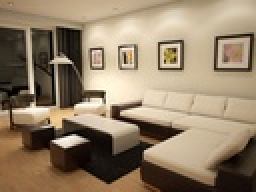
%> input picture AC_segmentation/salon.jpg, 128 x 96 px, shrunk from 680 x 510 before the run (shown 2 times larger)
$ octave AC_segmentation_color.m   (GNU Octave 9; MATLAB toolbox functions it lacks are replaced by stand-ins)
%> lines starting %> are read from the running program, lines starting %| are printed output that depends on the picture
### AC_segmentation/Mlaplacien2.m
function [a0,M,N] = Mlaplacien2(n,order)
%approximation compacte de '-Delta' a l'ordre 4 + neumann homog�ne
% n : nombre de discr�tisation en espace
    h=1/(n+1);

if order == 4
    M=eye(n+2,n+2)+1/10*diag(ones(n+1,1),1)+1/10*diag(ones(n+1,1),-1);
    M=sparse(M);

    N=(-12/5*eye(n+2,n+2)+6/5*diag(ones(n+1,1),1)+6/5*diag(ones(n+1,1),-1));
    N(1,1)=-2681/480;
    N(1,2)=23/3;
    N(1,3)=-113/40;
    N(1,4)=13/15;
    N(1,5)=-59/480;
    N(end,end)=N(1,1);
    N(end,end-1)=N(1,2);
    N(end,end-2)=N(1,3);
    N(end,end-3)=N(1,4);
    N(end,end-4)=N(1,5);
    N=-N/(h^2);
    a0=33/(40*h*h);
else
    M=speye(n+2,n+2);
    N=2*sparse(eye(n+2,n+2))-diag(ones(n+1,1),1)-diag(ones(n+1,1),-1);
    N(1,1)=1; N(end,end)=1;
    N=N./(h^2);
    a0=1;


    A=sparse(diag(-2*ones(n+2,1))+diag(ones(n+1,1),1)+diag(ones(n+1,1),-1));
    A(1,2)=2; A(end,end-1)=2;
    N=-A./(h^2);
end

### AC_segmentation/fig_placier.m
function [] = fig_placier

% fig_placier; (ex position.m)
% Ce programme positionne les figures presentes dans l'ecran
%
% GGB 27-03-99, 2h12
% modif 16-08-2000 : tout ecran, autant de figures qu'il y en a
% adapt. s.felix, 2004.10
% modified 30-10-04 for pbg4 with screen 1280x854

set(0,'Units','normalized')
%Screen = get(0,'ScreenSize');
xyratio=0.6672;
Screen=[0 0 xyratio 1];

% quelles figures sont ouvertes ?
if nargin<3 fenetres = sort(get(0,'children')); end

% combien de lignes, combien de colonnes pour les repartir ?
n_fig = length(fenetres);
if n_fig <= 6 nfigrow = 2;
else nfigrow = ceil(sqrt(n_fig));
end
nfigcol = ceil(n_fig/nfigrow);

% l'ordre de "fenetres" est modifie pour que les figures soit disposees "dans l'ordre"
for k = 1:nfigrow-1
fenetres((k-1)*nfigcol+1:nfigcol+(k-1)*nfigcol) = fenetres(nfigcol+(k-1)*nfigcol:-1:(k-1)*nfigcol+1);
end
fenetres((nfigrow-1)*nfigcol+1:length(fenetres)) = fenetres(length(fenetres):-1:(nfigrow-1)*nfigcol+1);

% vecteur des positions
% Corrections pour ne pas que la fenetre sorte de l'ecran faite manuellement (_o_)
border = 0;
header = 0.09;
xoffset = 0; % offset 淌 partir de la gauche
yoffset = 0.0; % ofset 淌 partir du bas

hspace = Screen(3)/100;
vspace = Screen(4)/100;

WinWd = (Screen(3)-xoffset)/nfigcol-2*(border+hspace);
WinHt = (Screen(4)-yoffset)/nfigrow-(header+2*vspace);

for k = 1:n_fig
x = xyratio-(rem(k-1,nfigcol)+1)*(WinWd+2*border+hspace);
y = 1-((1+floor((k-1)/nfigcol))*(WinHt+2*border+vspace+header));
pos = [x y WinWd WinHt];
set(fenetres(k),'Units','normalized')
figure(fenetres(k));
set(fenetres(k),'Position',pos);
end

### AC_segmentation/AC_segmentation_color.m
clc;
clear all;
close all;

%% *** OPTIONS ************************************************************
film='no';

%% *** STABILITY DATA *****************************************************
ddt=10^-5;
epsilon=0.01;
tau=50;
itermax=100;
lambda=75000;

%% *** TRAITEMENT DE L'IMAGE **********************************************
% lecture de l'image
image='salon.jpg';
RGB = imread(image);
%> RGB is the input picture: size 96x128x3 uint8; mean R, G, B 146.5, 128, 104.1
N=min(size(RGB(:,:,1)));
%> N = 96
RGB=RGB(1:N,1:N,1:3);
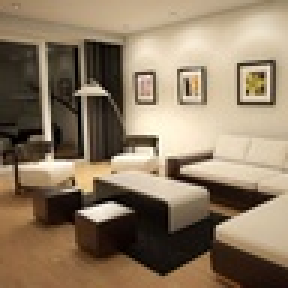
%> RGB: size 96x96x3 uint8 (shown 3 times larger); mean R, G, B 142.2, 123.5, 100.1
% calcul de l'image en n&b
for kk=1:3
%> this loop made 3 passes; what is shown inside it comes from the first
    Ig = im2double(RGB(:,:,kk));
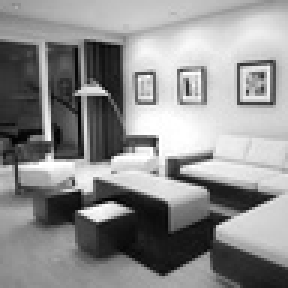
%> Ig: size 96x96 double (shown 3 times larger); min 0.00392, max 1, mean 0.558
    m=min(min(Ig)); M=max(max(Ig));
%> after `m=min(min(Ig))`: m = 0.00392
%> after `M=max(max(Ig))`: M = 1
    f0=(Ig-m)./(M-m);
    f0=reshape(f0,[],1);
    I=2.*f0-1;


    %% *** SPACE DATA *********************************************************
    [~,id,AA] = Mlaplacien2(N-2,2);
%> in Mlaplacien2, `h=1/(n+1);`: h = 0.0105
%> in Mlaplacien2, `M=speye(n+2,n+2);`:
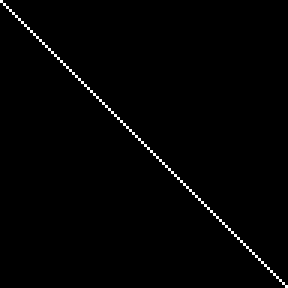
%> M: size 96x96 double (shown 3 times larger); values 0 (black) and 1 (white), 1% white in thin lines or dots
%> in Mlaplacien2, `N(end,end)=1`: N: size 96x96 double; min -1, max 2, mean 0
%> in Mlaplacien2, `A(end,end-1)=2`: A: size 96x96 double; min -2, max 2, mean 0
%> in Mlaplacien2, `N=-A./(h^2);`:
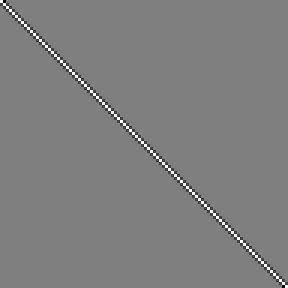
%> N: size 96x96 double (shown 3 times larger); min -18050, max 18050, mean 0; drawn with min black and max white
    Ax=kron(AA,id);
    Ay=kron(id,AA);
    A=Ax+Ay;

    [~,MM,NN] = Mlaplacien2(N-2,2);
    Mx=kron(MM,id);
    My=kron(id,MM);
    P=Mx+My;
    Nx=kron(NN,id);
    Ny=kron(id,NN);
    Q=Nx+Ny;
    A4=P\Q;

    ID=speye(size(Ax));

    %% *** ITERATIONS *********************************************************
    clear stabi iter
    stabi(1)=1; iter=0;
    while iter<itermax & stabi(end)>10^-5
        clc; kk
        iter=iter+1
        % *** Allen-Cahn non linear part
        num=I;
        denom=sqrt(exp(-2*ddt/(epsilon^2))+I.^2.*(1-exp(-2*ddt/(epsilon^2))));
        I1=num./denom;

        % *** Heat equation part
        Z=(ID+tau*ddt*A)\(-ddt*A4*I1);
        I3=I1+Z;

        % *** Segmentation part
        c1=sum(f0.*(1+I3))./sum(1+I3);
        c2=sum(f0.*(1-I3))./sum(1-I3);

        G=-lambda*((1+I3).*(f0-c1).^2-(1-I3).*(f0-c2).^2);
        Inew=I3-ddt*G;

        if strcmp(film,'yes') == 1
            Im=(I+1)/2;
            Is=reshape(Im,N,N);
            imshow(Is)
        end

        maxi(iter)=max(max(I));
        mini(iter)=min(min(I));
        stabi(iter)=norm(Inew-I,'inf')./norm(I,'inf');
        time(iter)=iter*ddt;

        I=Inew;
    end
%> this loop made 100 passes
%> (c1, c2) on passes 1 to 12: (0.719, 0.35), (0.723, 0.344), (0.726, 0.339), (0.729, 0.334), (0.731, 0.33), (0.731, 0.327), (0.729, 0.326), (0.725, 0.327), (0.719, 0.33), (0.711, 0.335), (0.701, 0.342), (0.691, 0.352)
%> after the loop, iter = 100; maxi = 100 values, max 2.19 at index 53, min 1 at index 1, mean 2.09; mini = 100 values, max -1 at index 1, min -2.41 at index 100, mean -2.31; stabi = 100 values, max 0.177 at index 1, min 0.0121 at index 91, mean 0.077; time = 100 values from 1e-05 to 0.001

    Im=(I+1)/2;
    Is=reshape(Im,N,N);
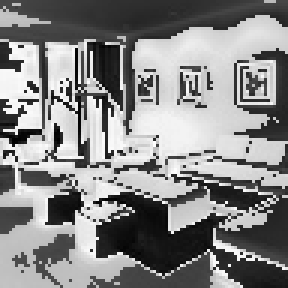
%> Is: size 96x96 double (shown 3 times larger); min -0.703, max 1.6, mean 0.528; drawn with min black and max white
    RGBs(:,:,kk)=Is;
end

figure(1)
imshow(RGB)

figure(2)
imshow(RGBs)

figure(3)
for k=1:3
    subplot(2,3,k)
    imshow(RGB(:,:,k))

    subplot(2,3,k+3)
    imshow(RGBs(:,:,k))
end
%> this loop made 3 passes
%> pass 1, `imshow(RGBs(:,:,k))`:
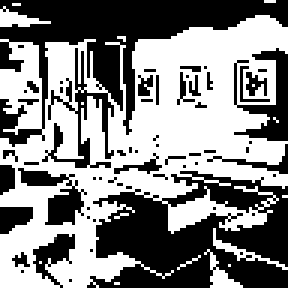
%> displayed picture: size 96x96, on the screen's scale of 0 to 255 (shown 3 times larger); min 0, max 255, mean 133.9


fig_placier
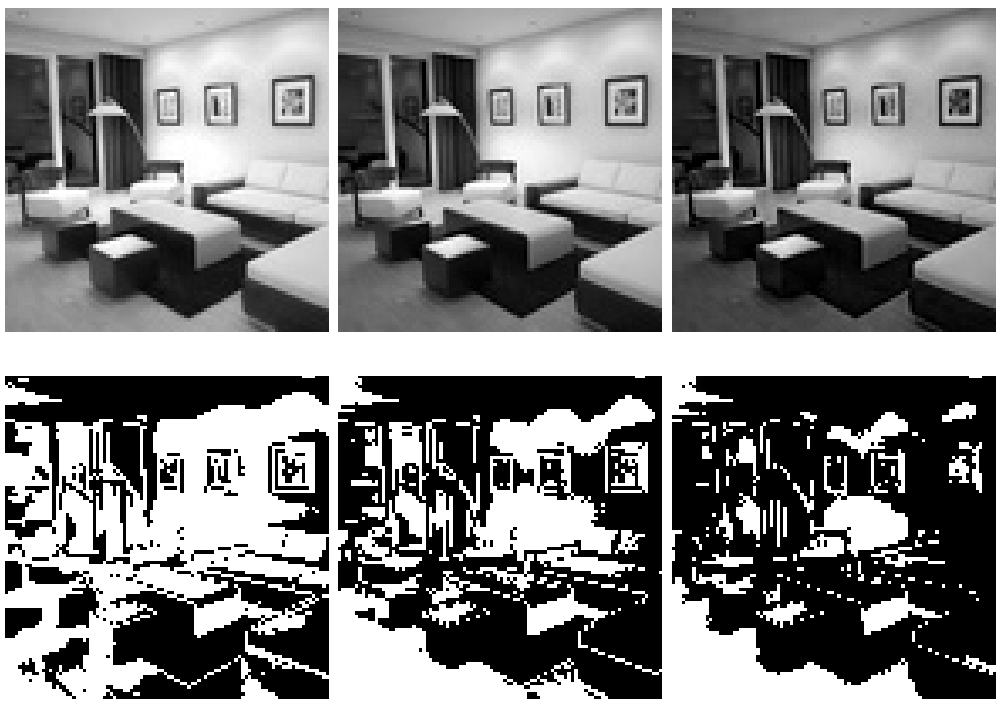
%> figure redrawn from the program's plot data, 6 panels
